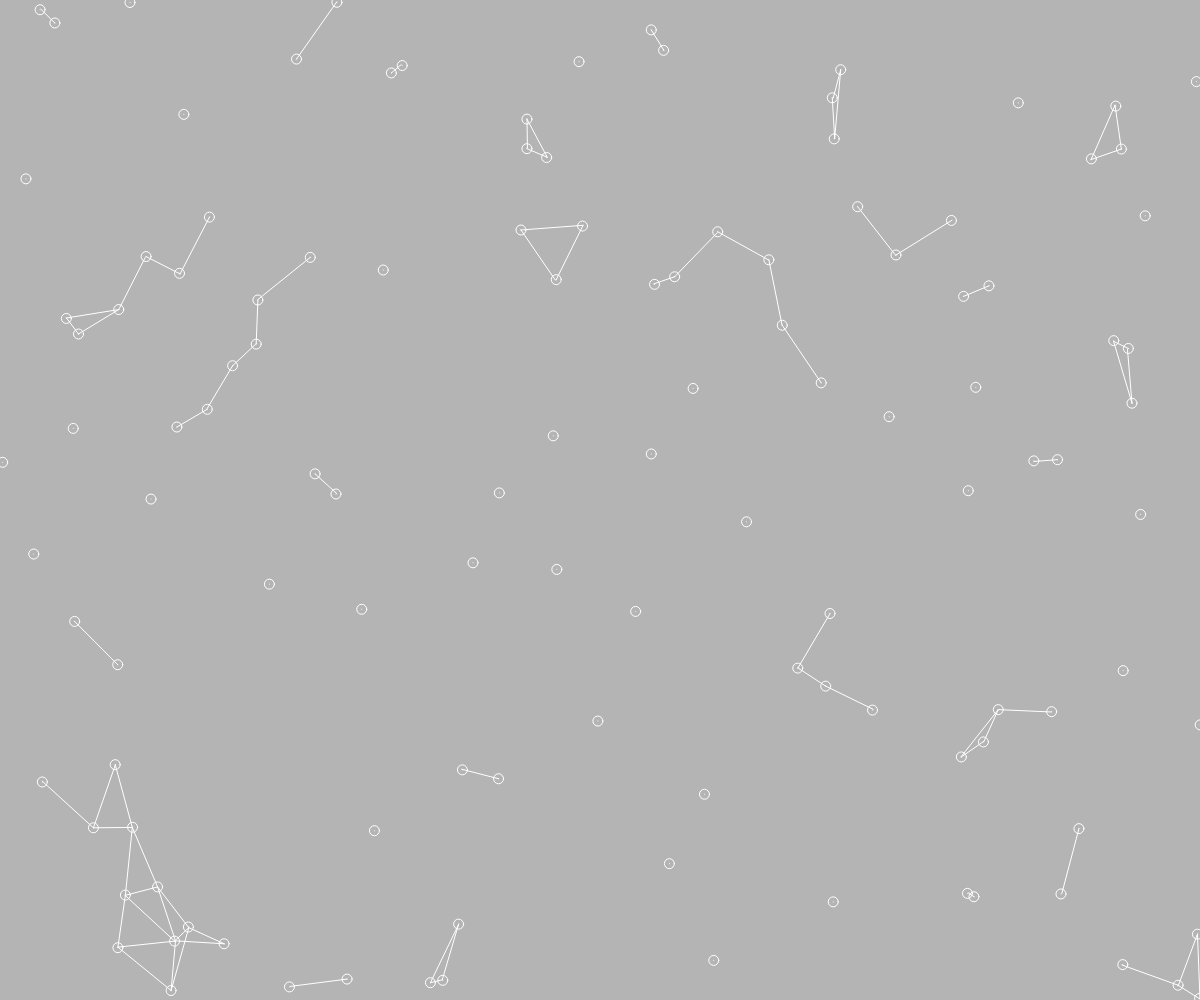
Frame 1 (no input)
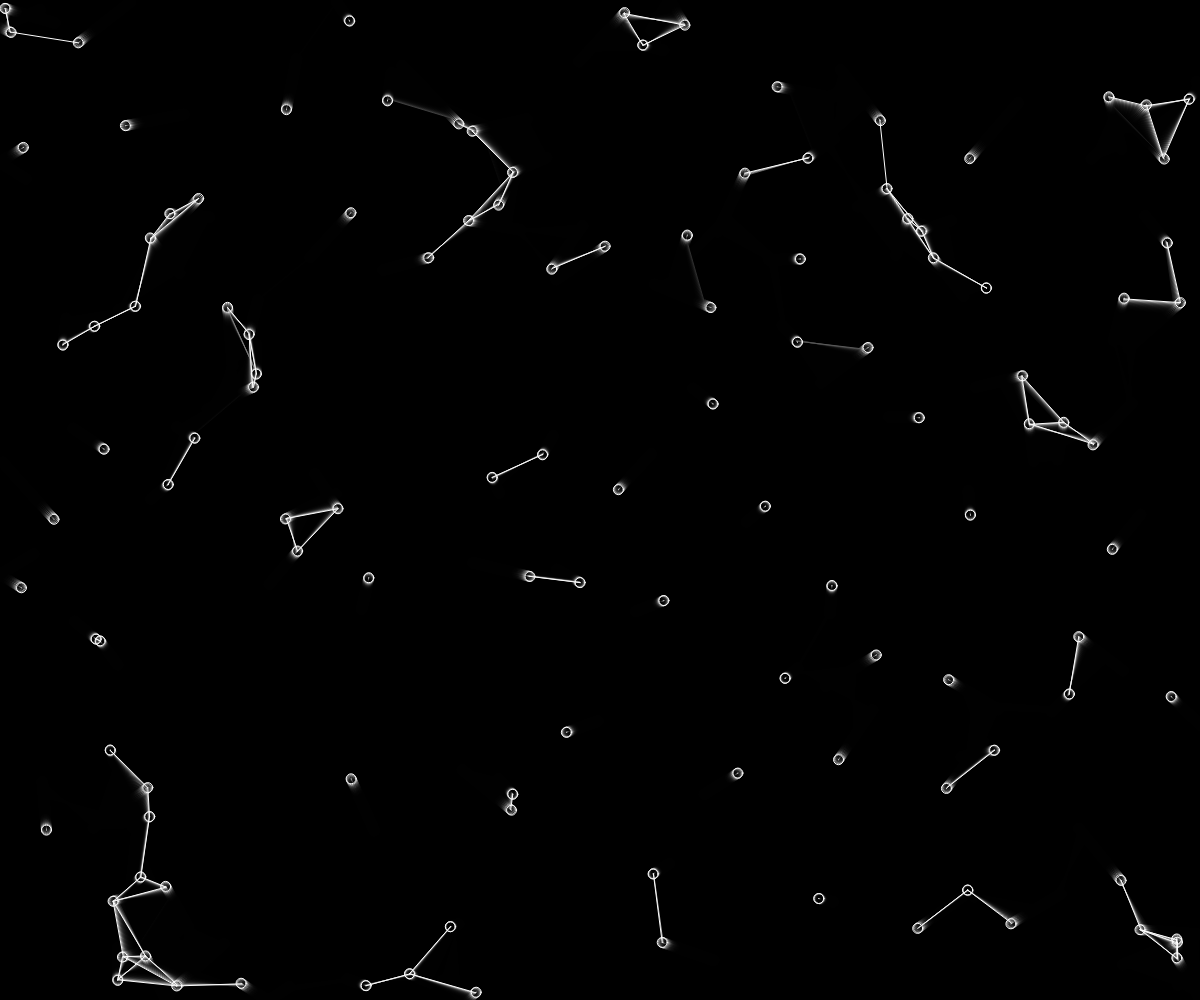
Frame 60 (no input)
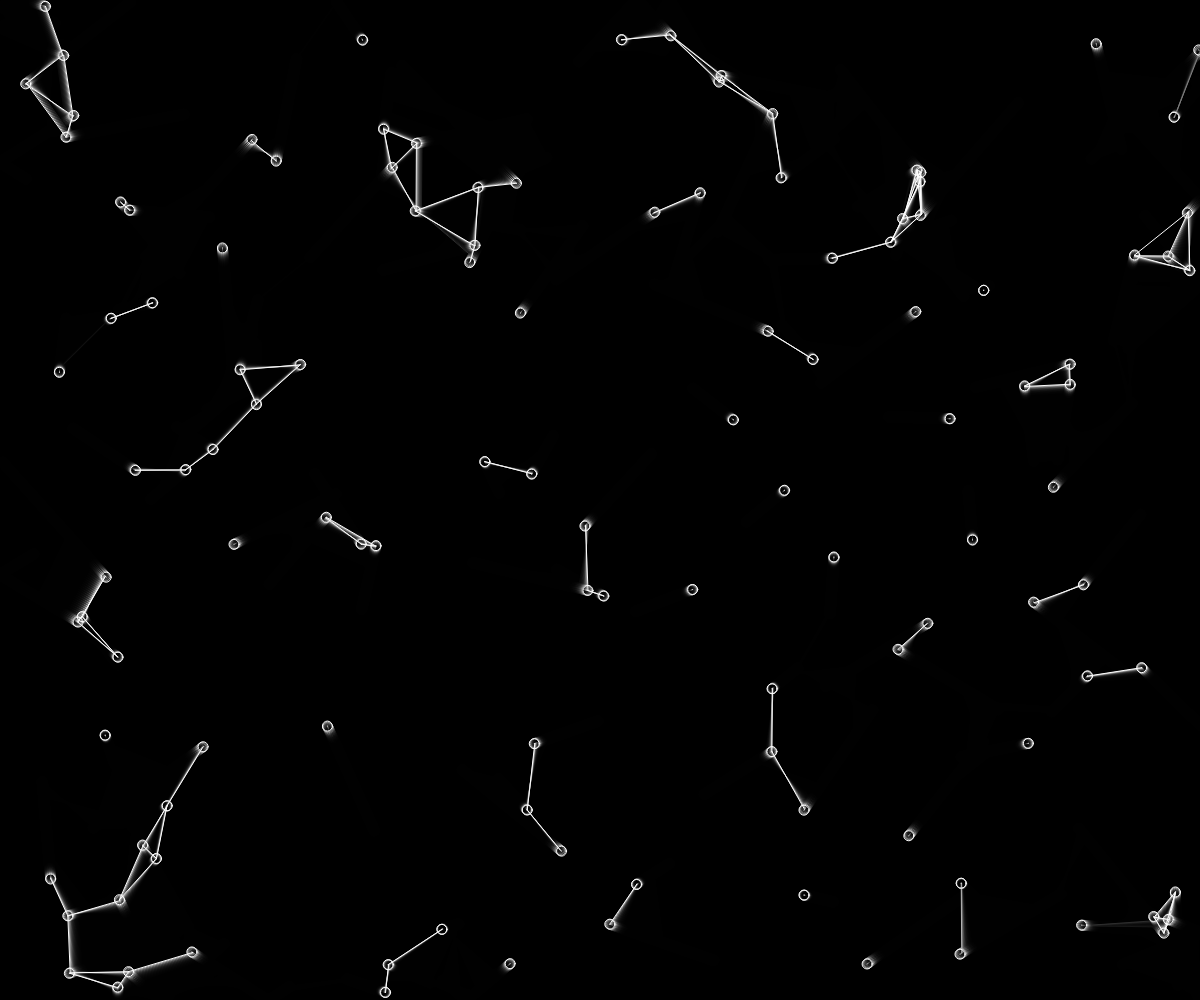
Frame 120 (the mouse pressed at the canvas centre since frame 60)

The p5.js sketch that drew these frames (run headless with seeded random() and noise() and a simulated clock; from frame 60 on, the mouse is pressed at the canvas centre):

// p5.js sketch
// ── sketch.js
// inspiration: https://p5js.org/examples/simulate-particles.html
// A simple particle system
// 5/02/2021

let particles = [];

function setup() {
  createCanvas(window.innerWidth, window.innerHeight);
  for (let i = 0; i < width / 10; i++) {
    particles.push(new Particle());
  }
  stroke(255);
  noFill();
}

function draw() {
  background(0, 75);
  for (let i = 0; i < particles.length; i++) {
    particles[i].move();
    particles[i].draw(particles.slice(i));
  }
}
// ── Particle.js
class Particle {
  constructor() {
    this.x = random(0, width);
    this.y = random(0, height);
    this.dx = random(-1, 1);
    this.dy = random(-1, 1);
  }

  move() {
    this.x += this.dx;
    this.y += this.dy;
    if (this.x < 0 || this.x > width) this.dx *= -1;
    if (this.y < 0 || this.y > height) this.dy *= -1;
  }

  draw(particles) {
    ellipse(this.x, this.y, 10);
    for (let i = 0; i < particles.length; i++) {
      if (dist(this.x, this.y, particles[i].x, particles[i].y) < 70) {
        line(this.x, this.y, particles[i].x, particles[i].y);
      }
    }
  }
}
